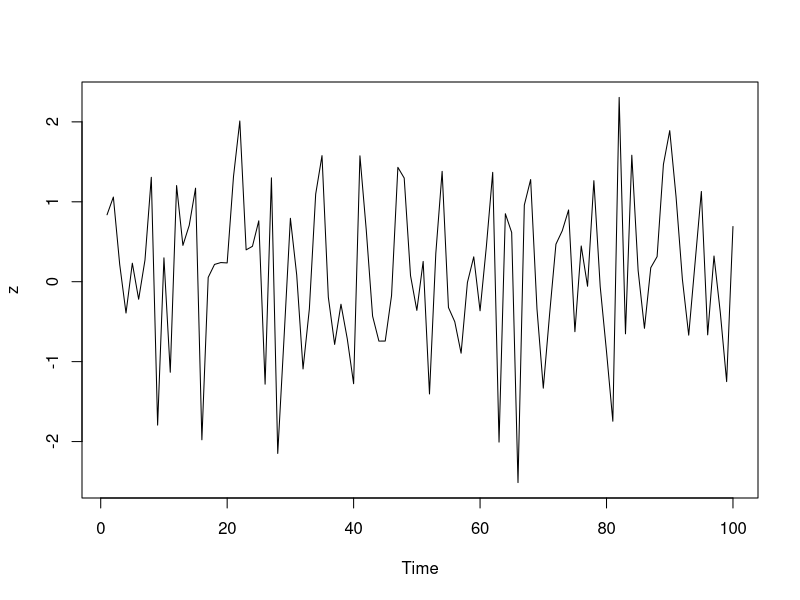

This figure's R source:
# r2py crawler metadata
# package: magrittr
# source_type: rd_example
# topic: exposition.Rd
# source_file: C:\Users\bened\AppData\Local\R\win-library\4.5\magrittr\help
# lines: 7

suppressPackageStartupMessages(library(magrittr))
iris %>%
  subset(Sepal.Length > mean(Sepal.Length)) %$%
  cor(Sepal.Length, Sepal.Width)
  
data.frame(z = rnorm(100)) %$% 
  ts.plot(z)
